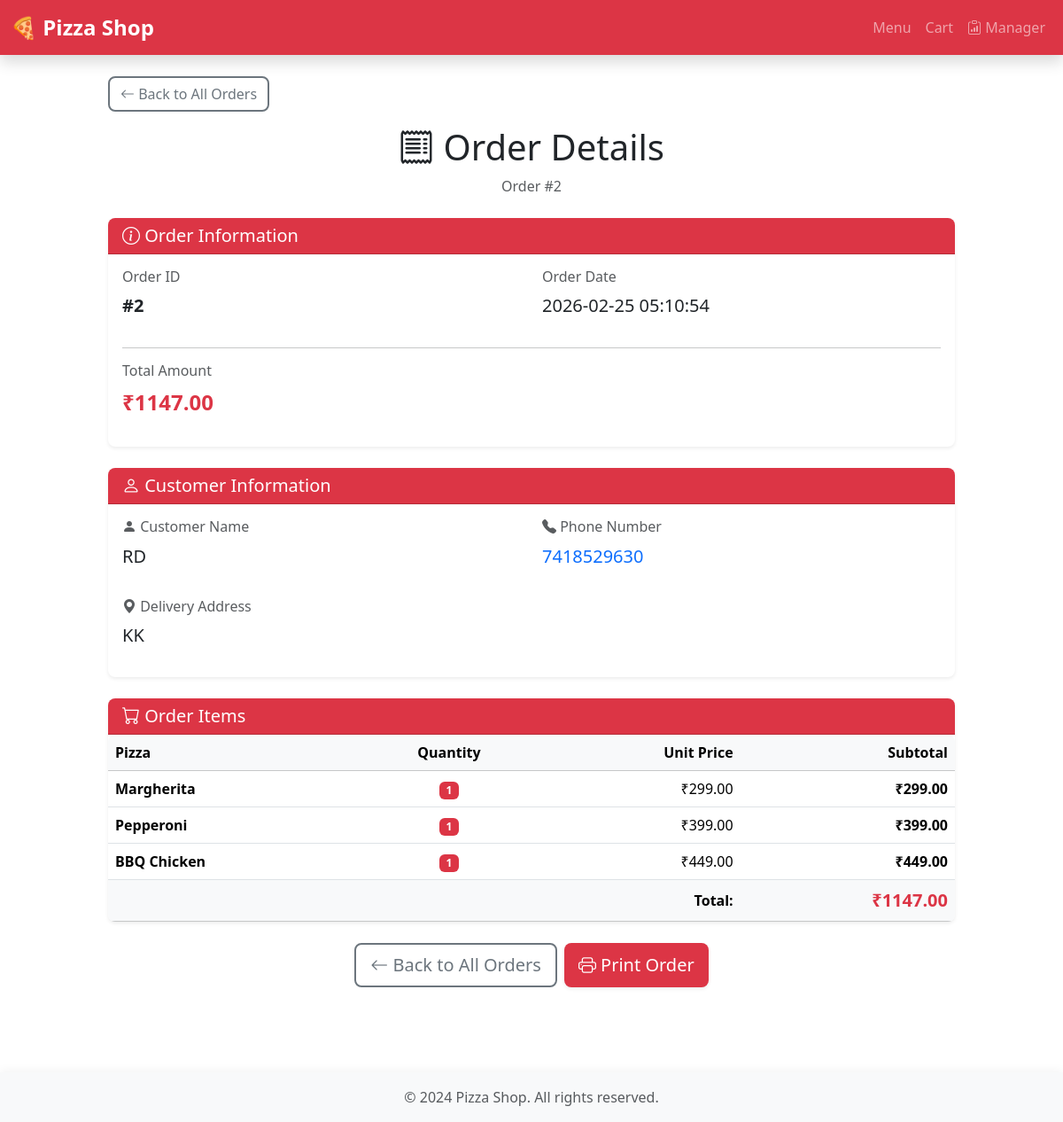
Page /manager/orders/2 on the committed database.
### tables this page shows
CREATE TABLE orders (
                id INTEGER PRIMARY KEY AUTOINCREMENT,
                customer_name TEXT NOT NULL,
                phone TEXT NOT NULL,
                address TEXT NOT NULL,
                total_price REAL NOT NULL,
                order_date TIMESTAMP DEFAULT CURRENT_TIMESTAMP
            );

CREATE TABLE order_items (
                id INTEGER PRIMARY KEY AUTOINCREMENT,
                order_id INTEGER NOT NULL,
                pizza_id INTEGER NOT NULL,
                pizza_name TEXT NOT NULL,
                price REAL NOT NULL,
                quantity INTEGER NOT NULL,
                FOREIGN KEY (order_id) REFERENCES orders(id),
                FOREIGN KEY (pizza_id) REFERENCES pizzas(id)
            );

### app.py (the view)
@app.route('/manager/orders/<int:order_id>')
def manager_order_detail(order_id):
    try:
        order = OrderProcessor.get_order_by_id(order_id)
        if order is None:
            logger.warning(f"Manager accessed non-existent order ID: {order_id}")
            return render_template('404.html'), 404
        return render_template('manager/order_detail.html', order=order)
    except Exception as e:
        logger.error(f"Error loading order detail for order {order_id}: {str(e)}")
        return render_template('500.html'), 500

### app.py (called while the page is built)
def get_db_connection():
    try:
        conn = sqlite3.connect(DATABASE)
        conn.row_factory = sqlite3.Row
        return conn
    except sqlite3.Error as e:
        logger.error(f"Database connection error: {str(e)}")
        raise Exception(f"Failed to connect to database: {str(e)}")

### templates/manager/order_detail.html (shortened to what this page needs)
{% extends "base.html" %}  {% block content %}
<div class="container">
  <div class="row justify-content-center">
    <div class="col-lg-10">
      <div class="mb-4">
        <a href="/manager/orders" class="btn btn-outline-secondary mb-3">
          <i class="bi bi-arrow-left"></i> Back to All Orders
        </a>
        <h1 class="text-center"><i class="bi bi-receipt"></i> Order Details</h1>
        <p class="text-center text-muted">Order #{{ order.id }}</p>
      </div>
      <div class="card shadow-sm mb-4">
        <div class="card-header bg-danger text-white">
          <h5 class="mb-0">
            <i class="bi bi-info-circle"></i> Order Information
          </h5>
        </div>
        <div class="card-body">
          <div class="row">
            <div class="col-md-6">
              <h6 class="text-muted">Order ID</h6>
              <p class="fs-5"><strong>#{{ order.id }}</strong></p>
            </div>
            <div class="col-md-6">
              <h6 class="text-muted">Order Date</h6>
              <p class="fs-5">{{ order.order_date }}</p>
            </div>
          </div>
          <hr />
          <div class="row">
            <div class="col-md-6">
              <h6 class="text-muted">Total Amount</h6>
              <p class="fs-4 text-danger">
                <strong>₹{{ "%.2f"|format(order.total_price) }}</strong>
              </p>
            </div>
          </div>
        </div>
      </div>
      <div class="card shadow-sm mb-4">
        <div class="card-header bg-danger text-white">
          <h5 class="mb-0">
            <i class="bi bi-person"></i> Customer Information
          </h5>
        </div>
        <div class="card-body">
          <div class="row mb-3">
            <div class="col-md-6">
              <h6 class="text-muted">
                <i class="bi bi-person-fill"></i> Customer Name
              </h6>
              <p class="fs-5">{{ order.customer_name }}</p>
            </div>
            <div class="col-md-6">
              <h6 class="text-muted">
                <i class="bi bi-telephone-fill"></i> Phone Number
              </h6>
              <p class="fs-5">
                <a href="tel:{{ order.phone }}" class="text-decoration-none">
                  {{ order.phone }}
                </a>
              </p>
            </div>
          </div>
          <div class="row">
            <div class="col-12">
              <h6 class="text-muted">
                <i class="bi bi-geo-alt-fill"></i> Delivery Address
              </h6>
              <p class="fs-5">{{ order.address }}</p>
            </div>
          </div>
        </div>
      </div>
      <div class="card shadow-sm mb-4">
        <div class="card-header bg-danger text-white">
          <h5 class="mb-0"><i class="bi bi-cart"></i> Order Items</h5>
        </div>
        <div class="card-body p-0">
          <div class="table-responsive">
            <table class="table table-hover mb-0">
              <thead class="table-light">
                <tr>
                  <th scope="col">Pizza</th>
                  <th scope="col" class="text-center">Quantity</th>
                  <th scope="col" class="text-end">Unit Price</th>
                  <th scope="col" class="text-end">Subtotal</th>
                </tr>
              </thead>
              <tbody>
                {% for item in order['items'] %}
                <tr>
                  <td>
                    <strong>{{ item.pizza_name }}</strong>
                  </td>
                  <td class="text-center">
                    <span class="badge bg-danger">{{ item.quantity }}</span>
                  </td>
                  <td class="text-end">₹{{ "%.2f"|format(item.price) }}</td>
                  <td class="text-end">
                    <strong
                      >₹{{ "%.2f"|format(item.price * item.quantity) }}</strong
                    >
                  </td>
                </tr>
                {% endfor %}
              </tbody>
              <tfoot class="table-light">
                <tr>
                  <th colspan="3" class="text-end">Total:</th>
                  <th class="text-end text-danger fs-5">
                    ₹{{ "%.2f"|format(order.total_price) }}
                  </th>
                </tr>
              </tfoot>
            </table>
          </div>
        </div>
      </div>
      <div class="d-grid gap-2 d-md-flex justify-content-md-center mb-4">
        <a href="/manager/orders" class="btn btn-outline-secondary btn-lg">
          <i class="bi bi-arrow-left"></i> Back to All Orders
        </a>
        <button onclick="window.print()" class="btn btn-danger btn-lg">
          <i class="bi bi-printer"></i> Print Order
        </button>
      </div>
    </div>
  </div>
</div>
<link
  rel="stylesheet"
  href="https://cdn.jsdelivr.net/npm/bootstrap-icons@1.11.1/font/bootstrap-icons.css"
/>
{% endblock %}

### static/css/style.css (style rules this page uses)
:root { --primary-red: #dc3545; --primary-red-hover: #bb2d3b; --primary-red-dark: #a02834; --light-gray: #f8f9fa; --border-radius: 0.5rem; --transition-speed: 0.3s; --shadow-sm: 0 0.125rem 0.25rem rgba(0, 0, 0, 0.075); --shadow-md: 0 0.5rem 1rem rgba(0, 0, 0, 0.15); --shadow-hover: 0 0.75rem 1.5rem rgba(0, 0, 0, 0.2); }
body { min-height: 100vh; display: flex; flex-direction: column; }
.btn { border-radius: var(--border-radius); font-weight: 500; transition: all var(--transition-speed) ease; border: none; }
.btn-danger { background-color: var(--primary-red); box-shadow: var(--shadow-sm); }
.btn-outline-secondary { border: 2px solid #6c757d; transition: all var(--transition-speed) ease; }
.card { border-radius: var(--border-radius); border: none; transition: all var(--transition-speed) ease; }
.card.shadow-sm { box-shadow: var(--shadow-sm); }
.card-header { border-radius: var(--border-radius) var(--border-radius) 0 0 !important; font-weight: 600; }
.table { border-radius: var(--border-radius); overflow: hidden; }
.table-hover tbody tr { transition: all var(--transition-speed) ease; }
@media (min-width: 769px) { .container { max-width: 1200px; } }

### rows in the picture
orders: id "2", order_date "2026-02-25 05:10:54", total_price "1147.00", customer_name "RD", phone "7418529630", address "KK"
order_items: pizza_name "Margherita", quantity "1", price "299.00", item.price*item.quantity "299.00"
order_items: pizza_name "Pepperoni", quantity "1", price "399.00", item.price*item.quantity "399.00"
order_items: pizza_name "BBQ Chicken", quantity "1", price "449.00", item.price*item.quantity "449.00"
